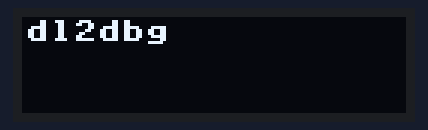
Bench run of a program on a simulated ESP32 board running MicroPython. Shown: 128×32 one-colour display. Library files of the repository ran but are not shown: ssd1306.py; what the program prints to the serial console is not drawn.

Above: at 0.1 s.
At 1.33 s:
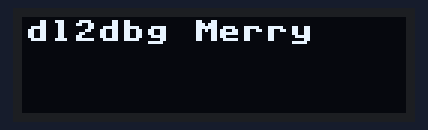
At 8.71 s:
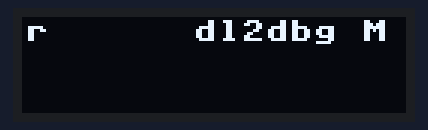
At 16.0 s:
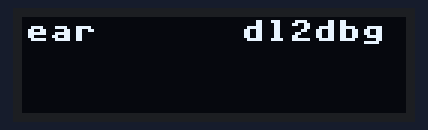
At 26.86 s:
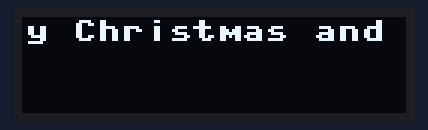
At 37.7 s:
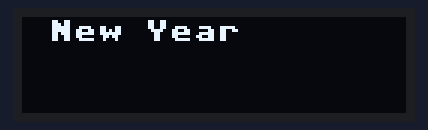

Measured:
- what the display in image 3 shows lasts 0.6 s, from 15.9 s to 16.5 s
- what the display in image 5 shows lasts 2.2 s, from 37.6 s to 39.8 s

The program:

oled_lauftext.py
```python
# Lauftext mit OLED-Display auf ESP32

import machine
import ssd1306
import time

# Pin-Konfiguration für ESP32 und OLED-Display
i2c = machine.I2C(1, scl=machine.Pin(18), sda=machine.Pin(19), freq=400000)  # esp32

oled = ssd1306.SSD1306_I2C(128, 32, i2c)

class Ticker():
    def __init__(self):
        self.basis_string = ""
    def clear_buffer():
        self.basis_string = ""

    def fifo_buffer(self, txt):
        self.basis_string = self.basis_string + str(txt)

        # Länge auf 10 Zeichen begrenzen, indem am Anfang abgeschnitten wird
        if len(self.basis_string) >= 15:
            self.basis_string = self.basis_string[-15:]
        print(self.basis_string)
        return self.basis_string


# Funktion für den Lauftext
def scroll_text(text, delay=0.1):
    for i in range(len(text) * 6 + 128):
        oled.fill(0)
        oled.rotate(0)
        oled.text(text, +i, 20)
        oled.show()
        time.sleep(delay)

def print_ticker_oled(txt):

        oled.fill(0)  # Lösche den Bildschirm
        oled.rotate(0)
        oled.text(tik.fifo_buffer(txt) ,1,1)
        oled.show()
        time.sleep(0.1)
# Hauptprogramm
if __name__ == "__main__":
    tik = Ticker()

    while True:
        oled.fill(0)  # Lösche den Bildschirm
        oled.rotate(0)
        oled.text("Lauftext Demo", 20, 0)
        print_ticker_oled("dl2dbg")
        time.sleep(0.4)

        text =" Merry Christmas and a Happy New Year      "
        for t in text:
            print_ticker_oled(t)

        time.sleep(2)


    
```
